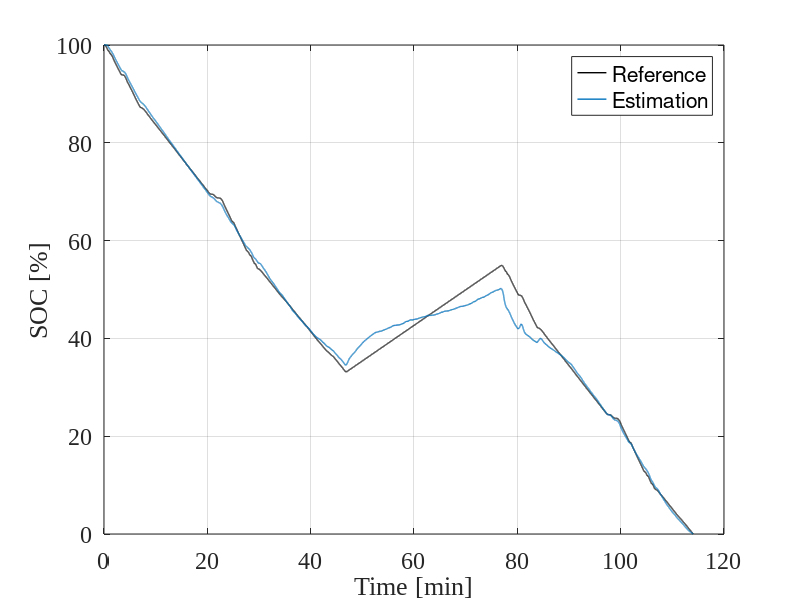

Source code (MATLAB):
clear variables

%% Load battery type parameter database

BatType = 2;% 0 LCO, 1 LFP, 2 NMC, 3 NMC Michigan dataset

switch BatType
    case 0 %LCO
        t0=9.2;             % Nominal battery thickness
        load param_LCO.mat
        param=param_LCO;
        param.cyc=1;       % Set the aging level 1: first RPT, 44: last RPT. Reference: 10.5281/zenodo.14914172
    case 1 %LFP
        t0=27;              % Nominal battery thickness
        load param_LFP10.mat
        param=param_LFP10;
        param.cyc=1;
    case 2 %NMC
        t0=14;              % Nominal battery thickness
        load param_NMC1.mat
        param=param_NMC1;
        % param.DthkD{1}=param.DthkD{1}./1.05; % Attivare per prove a 40°C
        % param.DthkC{1}=param.DthkC{1}./1.05; % Attivare per prove a 40°C
        param.cyc=1;
    case 3 % NMC Michigan dataset
        t0=4;                   % Nominal battery thickness
        load param_NMC19.mat
        param=param_NMC19;
        param.cyc=6;            % 6 aging steps: 1: fresh, 2: 106 cycles, 3: 213 c. 4: 319 c. 5: 424 c.  6: 449c. (EOL)
end


%% Load test data

switch BatType
    case 0 %LCO
        load("Meas_LCO_DST2.mat")
    case 1 % LFP
        load("Meas_LFP10_DST1.mat")
        % load("Meas_LFP10_DriveCycle_1.mat")
    case 2 % NMC
        % load("Meas_NMC1_DST1.mat")
        load("Meas_NMC1_DriveCycle_1.mat")
    case 3 % NMC Michigan dataset
        load("Meas_NMC19.mat")
        Meas=Meas{6};
end

% Compensate temperature on deformation measurements
Meas.Deformation = Meas.Deformation - t0.*param.alfa*(Meas.Temperature-Meas.Temperature(1));
Meas.Deformation=Meas.Deformation-Meas.Deformation(end);

n = length(Meas.Time);
deltat = Meas.Time(3)-Meas.Time(2);           %Sampling interval [s]


%% Compute the reference "TRUE" SOC with Coulomb counting for comparison

Ah = zeros(n,1);
Ah_current_sensor = zeros(n,1);
for i=2:n
    Ah(i) = Ah(i-1)+Meas.TrueCurrent(i).*(deltat/3600);
    Ah_current_sensor(i) = Ah_current_sensor(i-1)+Meas.Current(i).*(deltat/3600);
end


switch BatType
    case 0 %LCO
        nominalCap                      = Ah(end); % Or, param.Q;
    case 1 %LFP
        nominalCap                      = Ah(end); % Or, param.Q;
    case 2 %NMC
        nominalCap                      = Ah(end); % Or, param.Q;
    case 3 %NMC Michigan dataset
        nominalCap                      = 2*Ah(end); 
end
SOC0_cc0                        = 1;
soc_cc                          = (SOC0_cc0 * nominalCap - Ah)./nominalCap;                  % True soc computed with coulomb counting
soc_current                     = (SOC0_cc0 * nominalCap - Ah_current_sensor)./nominalCap;   % Fictious SOC considering fictitious sensor errors
T                               = 20;


%% RUN
tic
Meas.Deformation(Meas.Deformation>max(param.DthkD{param.cyc}))=max(param.DthkD{param.cyc}); % Force deformation greater than the SOC-deformation characteristics to the max of the characteristic (SOC = 1)
Meas.Deformation(Meas.Deformation<min(param.DthkD{param.cyc}))=min(param.DthkD{param.cyc}); % Force deformation lower than the SOC-deformation characteristics to the min of the characteristic (SOC = 0)
soc=interp1((flip(param.DthkD{param.cyc}))/1,param.SOC,Meas.Deformation); % Invert the deformation characteristics recorded during discharge
% soc= soc - soc(1) + SOC0_cc0; % Force SOC0_cc0 to be initial soc.
toc

err=sqrt(mean((100*(soc-soc_cc)).^2));

%% PLOT

figure();
p1=subplot(1,1,1);
plot(Meas.Time./60,soc_cc.*100,'k','linewidth',1); hold on; plot(Meas.Time./60,soc.*100,'linewidth',1)
set(p1,'TickLabelInterpreter', 'tex','FontSize',17,'FontName','Times New Roman')
xlabel('Time [min]')
ylabel('SOC [%]')
legend('Reference','Estimation')
grid on
ylim([0 100])
